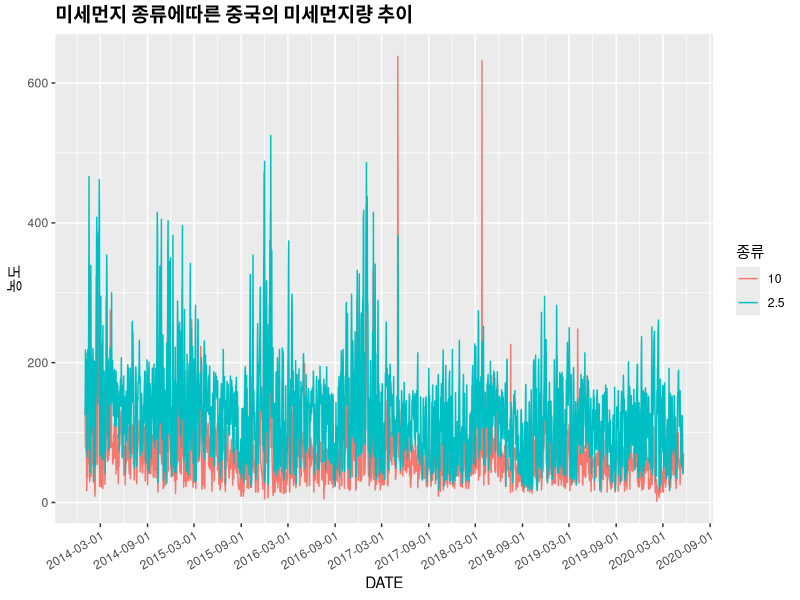
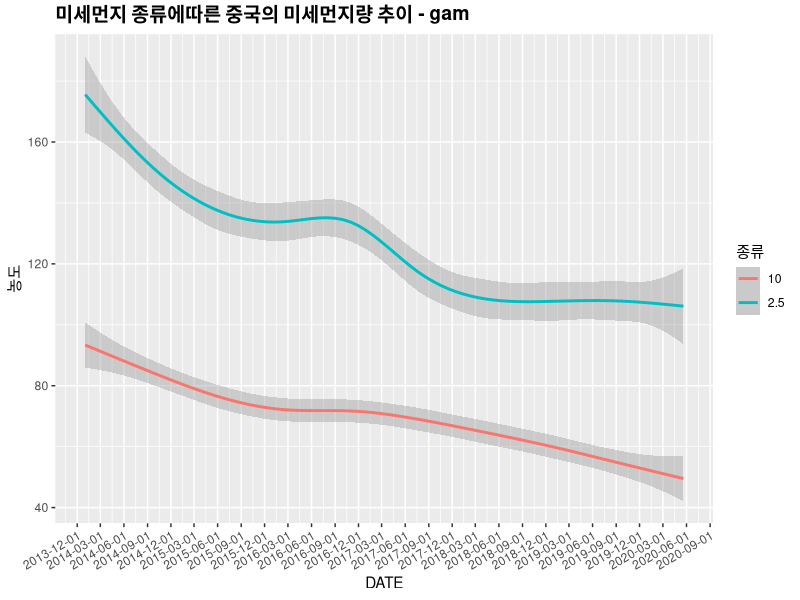
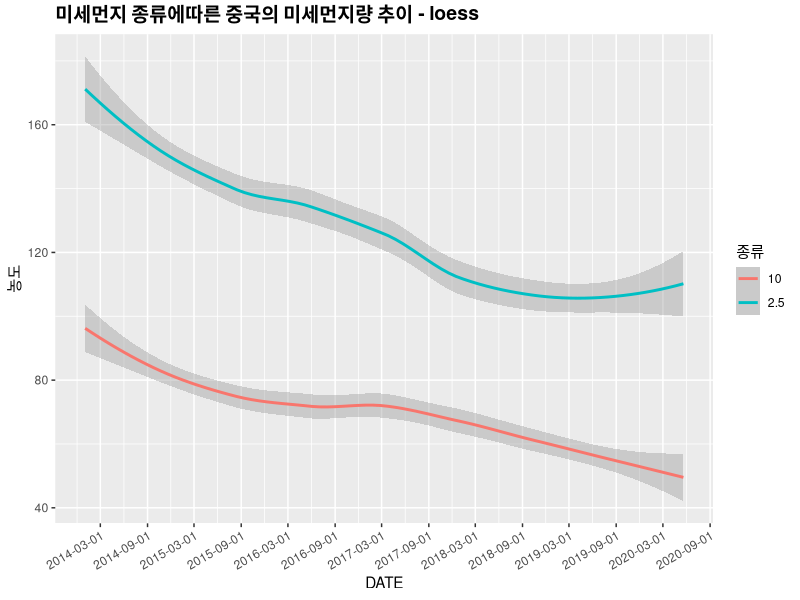
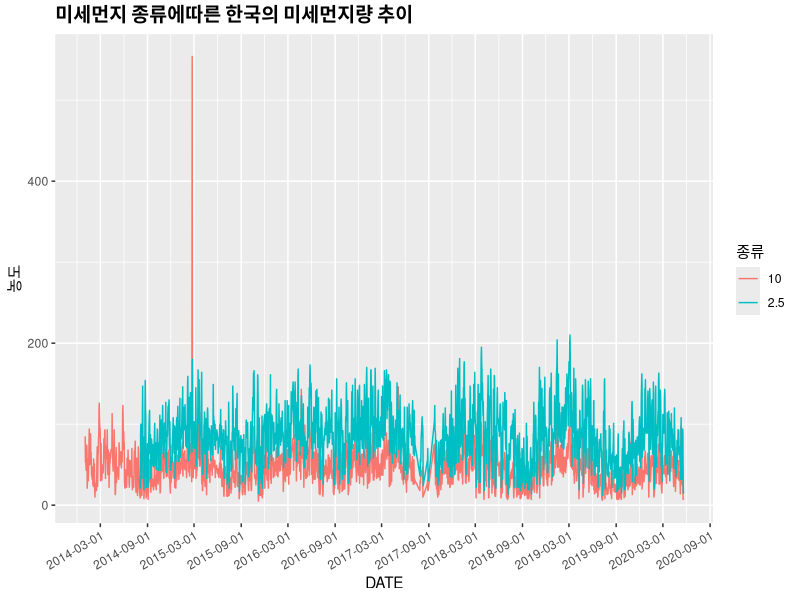
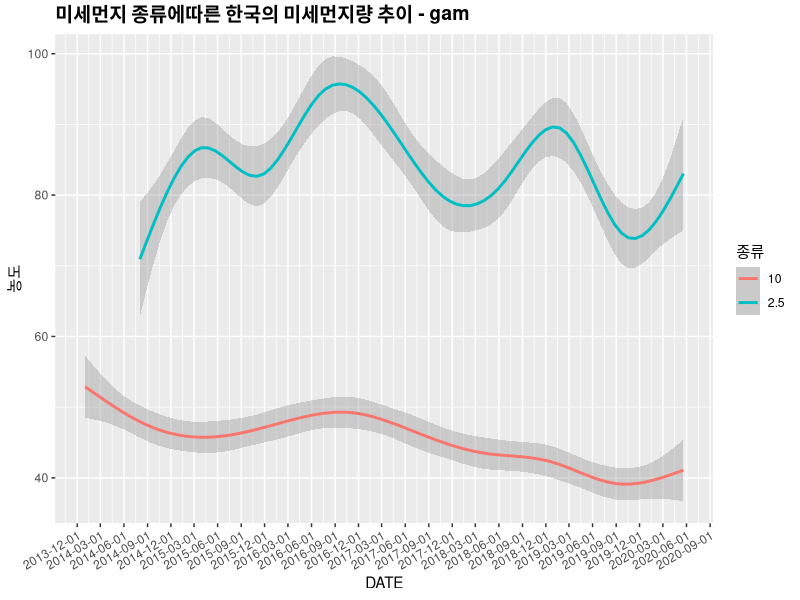
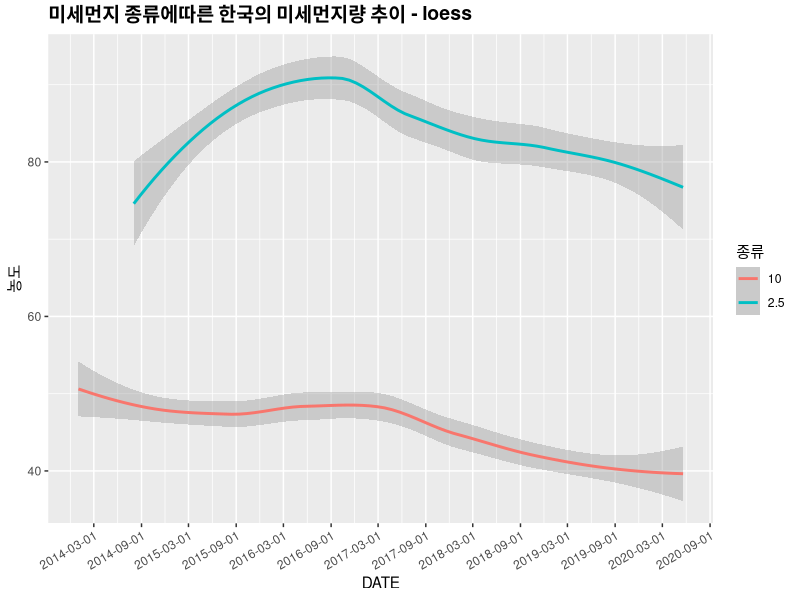
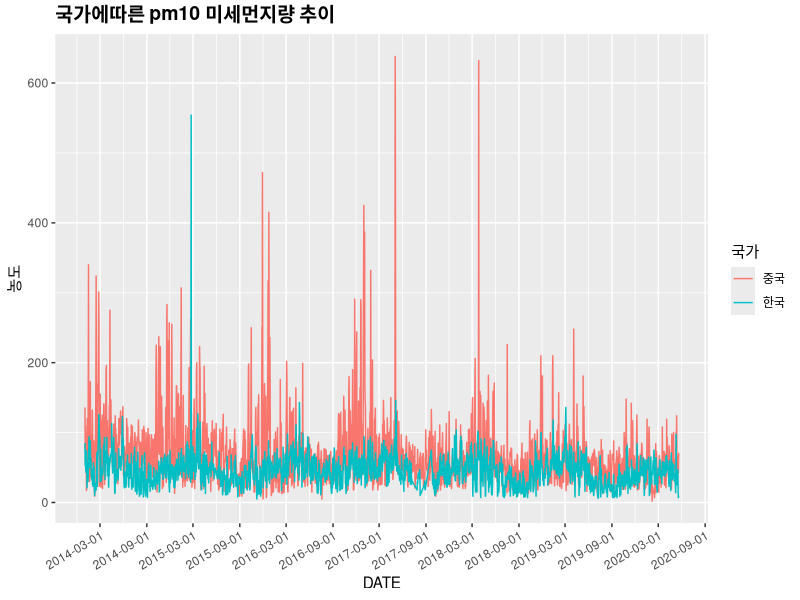
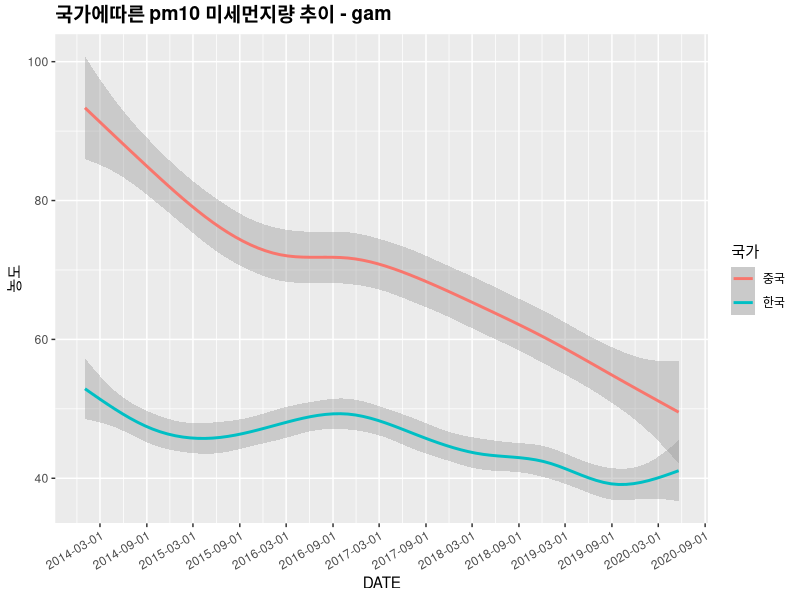

The R script that drew these images, in order:
library(ggplot2)
library(lubridate)

chn10 <- read.csv("chn10_CHINA_daily.csv", stringsAsFactors = F)
chn2.5 <- read.csv("chn25_CHINA_daily.csv", stringsAsFactors = F)
kor10 <- read.csv("kor10_KOREA_daily.csv", stringsAsFactors = F)
kor2.5 <- read.csv("kor25_KOREA_daily.csv", stringsAsFactors = F)

View(chn10)

chn10[,4] <- substr(chn10[,2],1,4)
chn10[,4] <- paste(chn10[,4],"년",sep = "")
chn10[,5] <- substr(chn10[,2],6,7)
chn10[,5] <- paste(chn10[,5],"월",sep = "")
chn10[,6] <- substr(chn10[,2],9,10)
chn10[,4] <- as.factor(chn10[,4])
chn10[,5] <- as.factor(chn10[,5])
chn10[,2] <- as.Date(chn10[,2])
chn10[,7] <- as.factor(rep(10))
chn10[,8] <- as.factor(rep("중국"))
colnames(chn10)[2:8] <- c("DATE","농도","년","월","일","종류","국가")
chn10 <- chn10[-1,]
chn10[,1] <- chn10[,1] - 1

chn2.5[,4] <- substr(chn2.5[,2],1,4)
chn2.5[,4] <- paste(chn2.5[,4],"년",sep = "")
chn2.5[,5] <- substr(chn2.5[,2],6,7)
chn2.5[,5] <- paste(chn2.5[,5],"월",sep = "")
chn2.5[,6] <- substr(chn2.5[,2],9,2.5)
chn2.5[,4] <- as.factor(chn2.5[,4])
chn2.5[,5] <- as.factor(chn2.5[,5])
chn2.5[,2] <- as.Date(chn2.5[,2])
chn2.5[,7] <- as.factor(rep(2.5))
chn2.5[,8] <- as.factor(rep("중국"))
colnames(chn2.5)[2:8] <- c("DATE","농도","년","월","일","종류","국가")

kor10[,4] <- substr(kor10[,2],1,4)
kor10[,4] <- paste(kor10[,4],"년",sep = "")
kor10[,5] <- substr(kor10[,2],6,7)
kor10[,5] <- paste(kor10[,5],"월",sep = "")
kor10[,6] <- substr(kor10[,2],9,10)
kor10[,4] <- as.factor(kor10[,4])
kor10[,5] <- as.factor(kor10[,5])
kor10[,2] <- as.Date(kor10[,2])
kor10[,7] <- as.factor(rep(10))
kor10[,8] <- as.factor(rep("한국"))
colnames(kor10)[2:8] <- c("DATE","농도","년","월","일","종류","국가")

kor2.5[,4] <- substr(kor2.5[,2],1,4)
kor2.5[,4] <- paste(kor2.5[,4],"년",sep = "")
kor2.5[,5] <- substr(kor2.5[,2],6,7)
kor2.5[,5] <- paste(kor2.5[,5],"월",sep = "")
kor2.5[,6] <- substr(kor2.5[,2],9,2.5)
kor2.5[,4] <- as.factor(kor2.5[,4])
kor2.5[,5] <- as.factor(kor2.5[,5])
kor2.5[,2] <- as.Date(kor2.5[,2])
kor2.5[,7] <- as.factor(rep(2.5))
kor2.5[,8] <- as.factor(rep("한국"))
colnames(kor2.5)[2:8] <- c("DATE","농도","년","월","일","종류","국가")

chn_data <- rbind(chn10, chn2.5)
kor_data <- rbind(kor10, kor2.5)
data_10 <- rbind(chn10, kor10)
data_2.5 <- rbind(chn2.5, kor2.5)
data_total <- rbind(chn_data, kor_data)

summary(chn10)
summary(chn2.5)
summary(kor10)
summary(kor2.5)
summary(kor_data)

ggplot(data = chn_data, aes(x = DATE, y = 농도, color = 종류)) +
  geom_line()  + scale_x_date(breaks="6 month") + theme(axis.text.x = element_text(angle = 30, hjust=1), plot.title = element_text(face = "bold", size = 14)) +ggtitle("미세먼지 종류에따른 중국의 미세먼지량 추이")

ggplot(data = chn_data, aes(x = DATE, y = 농도, color = 종류)) +
  geom_smooth() + scale_x_date(breaks="3 month") + theme(axis.text.x = element_text(angle = 30, hjust=1), plot.title = element_text(face = "bold", size = 14)) +ggtitle("미세먼지 종류에따른 중국의 미세먼지량 추이 - gam")
#####봄에서 여름까지 증가하고 여름부터는 다시 증가하는 경향을 보인다.

ggplot(data = chn_data, aes(x = DATE, y = 농도, color = 종류)) +
  geom_smooth(method = "loess") + scale_x_date(breaks="6 month") + theme(axis.text.x = element_text(angle = 30, hjust=1), plot.title = element_text(face = "bold", size = 14)) +ggtitle("미세먼지 종류에따른 중국의 미세먼지량 추이 - loess")
######시간이 흐름에 따라서 전체적으로 감소하는 경향을 보이고 있다.

ggplot(data = kor_data, aes(x = DATE, y = 농도, color = 종류)) +
  geom_line() + scale_x_date(date_breaks="6 month") + theme(axis.text.x = element_text(angle = 30, hjust=1), plot.title = element_text(face = "bold", size = 14)) +ggtitle("미세먼지 종류에따른 한국의 미세먼지량 추이")

ggplot(data = kor_data, aes(x = DATE, y = 농도, color = 종류)) +
  geom_smooth() + scale_x_date(date_breaks="3 month") + theme(axis.text.x = element_text(angle = 30, hjust=1), plot.title = element_text(face = "bold", size = 14)) +ggtitle("미세먼지 종류에따른 한국의 미세먼지량 추이 - gam")
#####봄에서 여름까지 증가하고 여름부터는 다시 증가하는 경향을 보인다.

ggplot(data = kor_data, aes(x = DATE, y = 농도, color = 종류)) +
  geom_smooth(method = "loess") + scale_x_date(date_breaks="6 month") + theme(axis.text.x = element_text(angle = 30, hjust=1), plot.title = element_text(face = "bold", size = 14)) +ggtitle("미세먼지 종류에따른 한국의 미세먼지량 추이 - loess")
######시간이 흐름에 따라서 전체적으로 감소하는 경향을 보이고 있다.

ggplot(data = data_10, aes(x = DATE, y = 농도, color = 국가)) +
  geom_line() + scale_x_date(date_breaks="6 month") + theme(axis.text.x = element_text(angle = 30, hjust=1), plot.title = element_text(face = "bold", size = 14)) +ggtitle("국가에따른 pm10 미세먼지량 추이")

ggplot(data = data_10, aes(x = DATE, y = 농도, color = 국가)) +
  geom_smooth() + scale_x_date(date_breaks="6 month") + theme(axis.text.x = element_text(angle = 30, hjust=1), plot.title = element_text(face = "bold", size = 14)) +ggtitle("국가에따른 pm10 미세먼지량 추이 - gam")
#####봄에서 여름까지 증가하고 여름부터는 다시 증가하는 경향을 보인다. 중국과 한국이 비슷한 계절성을 보인다

ggplot(data = data_10, aes(x = DATE, y = 농도, color = 국가)) +
  geom_smooth(method = "loess") + scale_x_date(date_breaks="6 month") + theme(axis.text.x = element_text(angle = 30, hjust=1), plot.title = element_text(face = "bold", size = 14)) +ggtitle("국가에따른 pm10 미세먼지량 추이 - loess")
##### 중국과 한국 모두 점차 감소하는 경향을 보이고 있다.

ggplot(data = data_2.5, aes(x = DATE, y = 농도, color = 국가)) +
  geom_line() + scale_x_date(date_breaks="6 month") + theme(axis.text.x = element_text(angle = 30, hjust=1), plot.title = element_text(face = "bold", size = 14)) +ggtitle("국가에따른 pm2.5 미세먼지량 추이")

ggplot(data = data_2.5, aes(x = DATE, y = 농도, color = 국가)) +
  geom_smooth() + scale_x_date(date_breaks="6 month") + theme(axis.text.x = element_text(angle = 30, hjust=1), plot.title = element_text(face = "bold", size = 14)) +ggtitle("국가에따른 pm2.5 미세먼지량 추이 - gam")
#####봄에서 여름까지 증가하고 여름부터는 다시 증가하는 경향을 보인다. 중국과 한국이 비슷한 계절성을 보인다.

ggplot(data = data_2.5, aes(x = DATE, y = 농도, color = 국가)) +
  geom_smooth(method = "loess") + scale_x_date(date_breaks="6 month") + theme(axis.text.x = element_text(angle = 30, hjust=1), plot.title = element_text(face = "bold", size = 14)) +ggtitle("국가에따른 pm2.5 미세먼지량 추이 - loess")
#####중국은 감소하다가 2018년 여름을 기준으로 다시 증가하는 경향을 보이지만 한국은 꾸준히 감소하는 경향을 보인다.


ggplot(data = chn_data, aes(x = mday(DATE), y = 농도 , group=종류, colour=종류)) +
  geom_line()  +
  facet_wrap(~ 월) +
  theme_bw() +
  geom_smooth()+ theme(plot.title = element_text(face = "bold", size = 14)) + ggtitle("미세먼지 종류에따른 중국의 월별 미세먼지량 추이") +xlab("일")

ggplot(data = chn_data, aes(x = mday(DATE), y = 농도 , group=종류, colour=종류)) +
  geom_line() +
  facet_grid(~ 월) +
  theme_bw() + theme(plot.title = element_text(face = "bold", size = 14))+
  ggtitle("미세먼지 종류에따른 중국의 월별 미세먼지량 추이")+xlab("일")

ggplot(data = chn_data, aes(x = mday(DATE), y = 농도 , group=종류, colour=종류)) +
  facet_grid(~ 월) +
  theme_bw() +
  geom_smooth()+ theme(plot.title = element_text(face = "bold", size = 14)) + ggtitle("미세먼지 종류에따른 중국의 월별 미세먼지량 추이")+xlab("일")


ggplot(data = chn_data, aes(x = yday(DATE), y = 농도 , group=종류, colour=종류)) +
  geom_line() + scale_x_discrete(breaks = seq(1,30,5)) +
  facet_grid(~ 년) +
  theme_bw()+ theme(plot.title = element_text(face = "bold", size = 14)) +
  ggtitle("미세먼지 종류에따른 중국의 연도별 미세먼지량 추이")+xlab("일")

ggplot(data = chn_data, aes(x = yday(DATE), y = 농도 , group=종류, colour=종류)) +
  scale_x_discrete(breaks = seq(1,30,5)) +
  facet_grid(~ 년) +
  theme_bw() + theme(plot.title = element_text(face = "bold", size = 14))+
  geom_smooth() +ggtitle("미세먼지 종류에따른 중국의 연도별 미세먼지량 추이")+xlab("일")


ggplot(data = kor_data, aes(x = mday(DATE), y = 농도 , group=종류, colour=종류)) +
  geom_line() +
  facet_wrap(~월) +
  theme_bw() + theme(axis.text.x = element_text(angle = 30, hjust=1), plot.title = element_text(face = "bold", size = 14))+
  geom_smooth() + ggtitle("미세먼지 종류에따른 한국의 월별 미세먼지량 추이")+xlab("일")

ggplot(data = kor_data, aes(x = mday(DATE), y = 농도 , group=종류, colour=종류)) +
  geom_line()+
  facet_grid(~월) +
  theme_bw() + theme(plot.title = element_text(face = "bold", size = 14))+
  ggtitle("미세먼지 종류에따른 한국의 월별 미세먼지량 추이")+xlab("일")

ggplot(data = kor_data, aes(x = mday(DATE), y = 농도 , group=종류, colour=종류)) +
  scale_x_discrete(breaks = seq(1,30,5)) +
  facet_grid(~월) +
  theme_bw() +
  geom_smooth()+ theme(plot.title = element_text(face = "bold", size = 14)) + ggtitle("미세먼지 종류에따른 한국의 월별 미세먼지량 추이")+xlab("일")


ggplot(data = kor_data, aes(x = yday(DATE), y = 농도 , group=종류, colour=종류)) +
  geom_line() + scale_x_discrete(breaks = seq(1,30,5)) +
  facet_wrap(~년) +
  theme_bw() + theme(plot.title = element_text(face = "bold", size = 14))+
  ggtitle("미세먼지 종류에따른 한국의 연도별 미세먼지량 추이")+xlab("일")

ggplot(data = kor_data, aes(x = yday(DATE), y = 농도 , group=종류, colour=종류)) +
  geom_line() + scale_x_discrete(breaks = seq(1,30,5)) +
  facet_grid(~년) +
  theme_bw() + theme(plot.title = element_text(face = "bold", size = 14))+
  ggtitle("미세먼지 종류에따른 한국의 연도별 미세먼지량 추이")+xlab("일")

ggplot(data = kor_data, aes(x = yday(DATE), y = 농도 , group=종류, colour=종류)) +
  scale_x_discrete(breaks = seq(1,30,5)) +
  facet_grid(~년) +
  theme_bw() + theme(plot.title = element_text(face = "bold", size = 14))+
  geom_smooth() +ggtitle("미세먼지 종류에따른 한국의 연도별 미세먼지량 추이")+xlab("일")


ggplot(data = chn10, aes(x = yday(DATE), y = 농도, group = 년, color = 년)) +
  geom_line()  + facet_wrap(~ 년) +
  theme(axis.text.x = element_text(angle = 30, hjust=1),plot.title = element_text(face = "bold", size = 14))+ggtitle("연도별 중국의 pm10 미세먼지량 추이")+xlab("일")

ggplot(data = chn2.5, aes(x = yday(DATE), y = 농도, group = 년, color = 년)) +
  geom_line()  + facet_wrap(~ 년) +
  theme(axis.text.x = element_text(angle = 30, hjust=1),plot.title = element_text(face = "bold", size = 14)) +ggtitle("연도별 중국의 pm2.5 미세먼지량 추이")+xlab("일")

ggplot(data = kor10, aes(x = yday(DATE), y = 농도, group = 년, color = 년)) +
  geom_line()  + facet_wrap(~ 년) +
  theme(axis.text.x = element_text(angle = 30, hjust=1),plot.title = element_text(face = "bold", size = 14)) +ggtitle("연도별 한국의 pm10 미세먼지량 추이")+xlab("일")

ggplot(data = kor2.5, aes(x = yday(DATE), y = 농도, group = 년, color = 년)) +
  geom_line()  + facet_wrap(~ 년) +
  theme(axis.text.x = element_text(angle = 30, hjust=1),plot.title = element_text(face = "bold", size = 14)) +ggtitle("연도별 한국의 pm2.5 미세먼지량 추이")+xlab("일")

ggplot(data = data_10, aes(x = yday(DATE), y = 농도, group = 국가, color = 국가)) +
  geom_line()  + facet_wrap(~ 년) +
  theme(axis.text.x = element_text(angle = 30, hjust=1),plot.title = element_text(face = "bold", size = 14)) +ggtitle("연도별 한국과 중국의 pm10 미세먼지량 추이")+xlab("일")

ggplot(data = data_10, aes(x = yday(DATE), y = 농도, group = 국가, color = 국가)) +
  geom_smooth()  + facet_wrap(~ 년) +
  theme(axis.text.x = element_text(angle = 30, hjust=1),plot.title = element_text(face = "bold", size = 14)) +ggtitle("연도별 한국과 중국의 pm10 미세먼지량 추이")+xlab("일")

ggplot(data = data_2.5, aes(x = yday(DATE), y = 농도, group = 국가, color = 국가)) +
  geom_line()  + facet_wrap(~ 년) +
  theme(axis.text.x = element_text(angle = 30, hjust=1),plot.title = element_text(face = "bold", size = 14)) +ggtitle("연도별 한국과 중국의 pm2.5 미세먼지량 추이")+xlab("일")

ggplot(data = data_2.5, aes(x = yday(DATE), y = 농도, group = 국가, color = 국가)) +
  geom_smooth()  + facet_wrap(~ 년) +
  theme(axis.text.x = element_text(angle = 30, hjust=1),plot.title = element_text(face = "bold", size = 14)) +ggtitle("연도별 한국과 중국의 pm2.5 미세먼지량 추이")+xlab("일")

